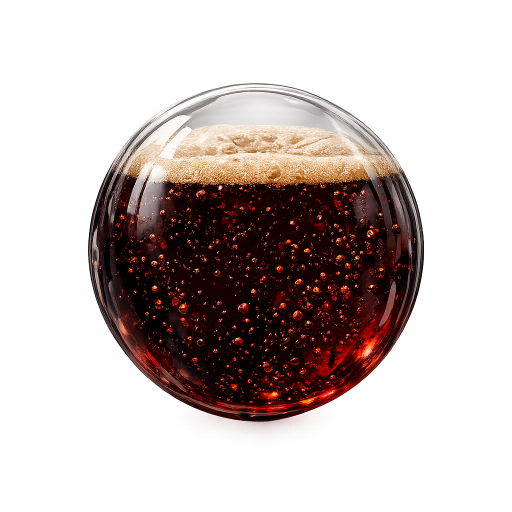
#> input picture scratch/dr_pepper_capsule.png, 1024 x 1024 px, found by its file name (shown at 1/2 size)
$ jupyter execute examine_image.ipynb
#> lines starting #> are read from the running program, lines starting #| are printed output that depends on the picture; after the words box and inside, x2 and y2 are one past the last pixel; in counts of white or black regions, pixels touching at a corner belong together
[cell 1]
import matplotlib.pyplot as plt
from PIL import Image
import numpy as np
import os
from pathlib import Path

[cell 2]
project_root = Path(os.getcwd()).parent
img_path = project_root / 'assets/sprites/dr_pepper_capsule/dr_pepper_capsule.png'

[cell 3]
img = Image.open(img_path)
#> img is the input picture: PIL image 1024x1024 RGBA; mean R, G, B, A 90, 68.9, 63.8, 86.1
arr = np.array(img)
opaque_mask = arr[:, :, 3] > 0
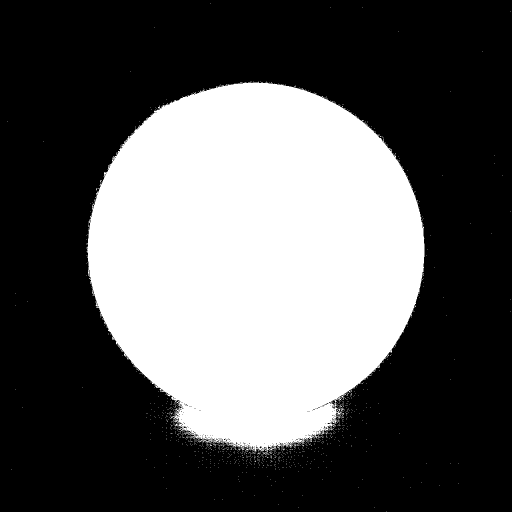
#> opaque_mask: shape (1024, 1024) bool (shown at 1/2 size); 35.8% white; 1045 white regions (1043 under 20 px), largest, box (x1, y1, x2, y2) and area: (174, 163, 849, 909) 373505, (367, 863, 381, 871) 26
plt.imshow(opaque_mask)

[cell 4]
max_x = np.max(np.where(opaque_mask)[1])
#> max_x = 1020
max_y = np.max(np.where(opaque_mask)[0])
#> max_y = 1022
min_x = np.min(np.where(opaque_mask)[1])
#> min_x = 15
min_y = np.min(np.where(opaque_mask)[0])
#> min_y = 6
print('max_x: ', max_x, 'max_y: ', max_y, 'min_x: ', min_x, 'min_y: ', min_y)
#| max_x:  1020 max_y:  1022 min_x:  15 min_y:  6

[cell 5]
top = 164
bottom = 842
left = 175
right = 848
fig = plt.figure(figsize=(10, 10))
plt.imshow(arr[:, :])
plt.axhline(y=top, linewidth=1)
plt.axhline(y=bottom, linewidth=1)
plt.axvline(x=left, linewidth=1)
plt.axvline(x=right, linewidth=1)
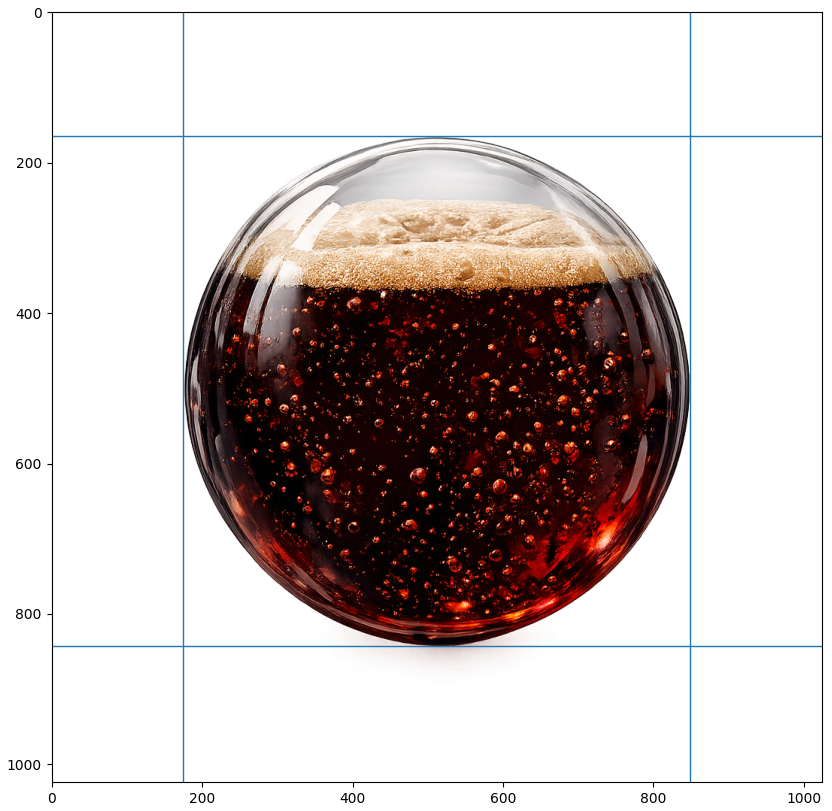
#> figure drawn by matplotlib, 1 panel

[cell 6]
img_cropped = img.crop((left, top, right, bottom))
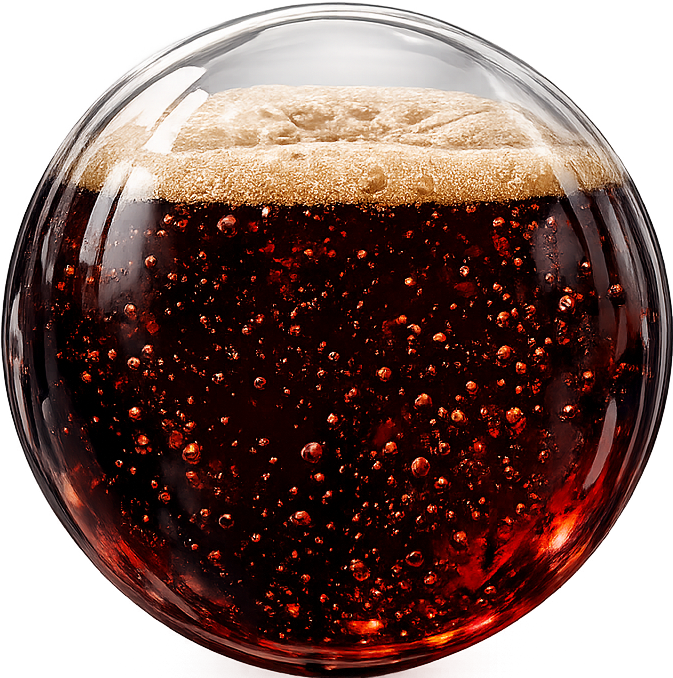
#> img_cropped: PIL image 673x678 RGBA; mean R, G, B, A 102.1, 71.4, 64.8, 197.5; transparent parts drawn white
img_cropped.save(project_root / 'assets/sprites/dr_pepper_capsule/cropped.png')

$ run again, with scratch/aligned.png copied over scratch/dr_pepper_capsule.png
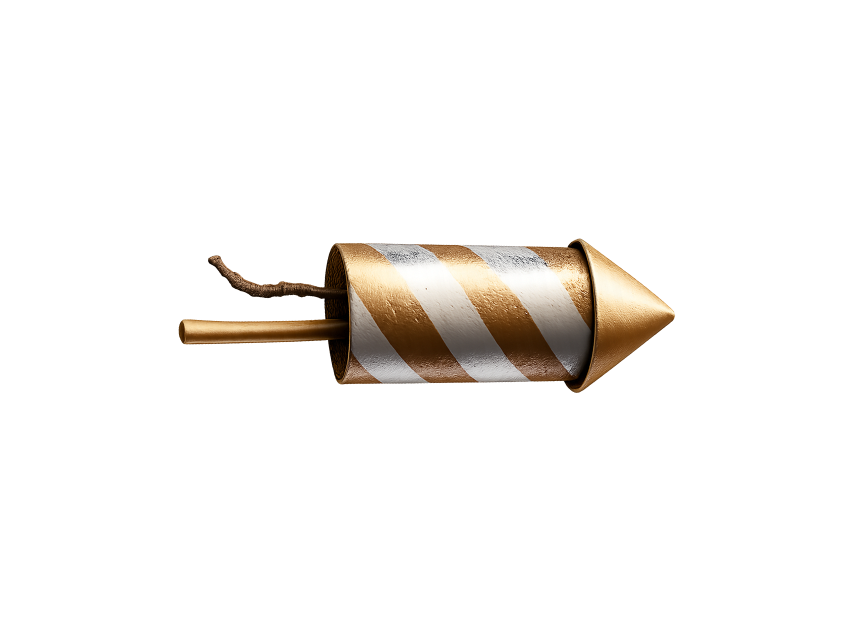
#> input picture scratch/aligned.png, 1692 x 1276 px, found by its file name (shown at 1/2 size)
#> img is the input picture: PIL image 1692x1276 RGBA; mean R, G, B, A 13.6, 11.5, 9.2, 22.3
#> `opaque_mask = arr[:, :, 3] > 0`:
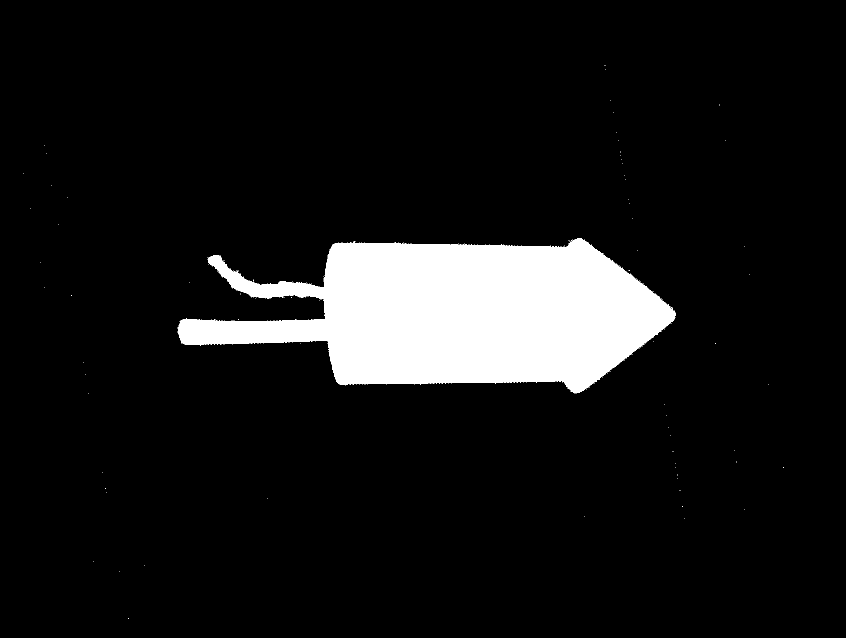
#> opaque_mask: shape (1276, 1692) bool (shown at 1/2 size); 8.9% white; 149 white regions (148 under 20 px), largest, box (x1, y1, x2, y2) and area: (355, 476, 1352, 787) 191922
#> max_x = 1567
#> max_y = 1237
#> min_x = 47
#> min_y = 130
#| max_x:  1567 max_y:  1237 min_x:  47 min_y:  130
#> `img_cropped = img.crop((left, top, right, bottom))`:
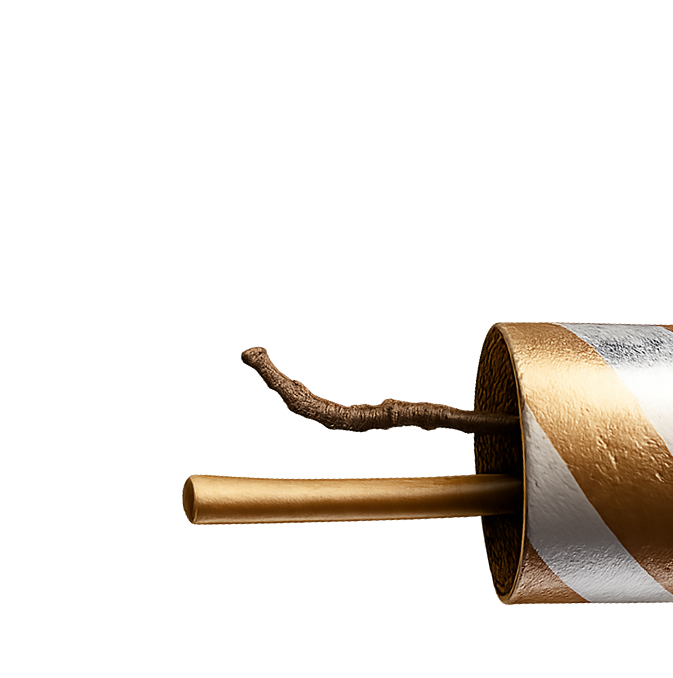
#> img_cropped: PIL image 673x678 RGBA; mean R, G, B, A 22.1, 18, 13.5, 40.4; transparent parts drawn white

$ run again, with scratch/default.png copied over scratch/dr_pepper_capsule.png
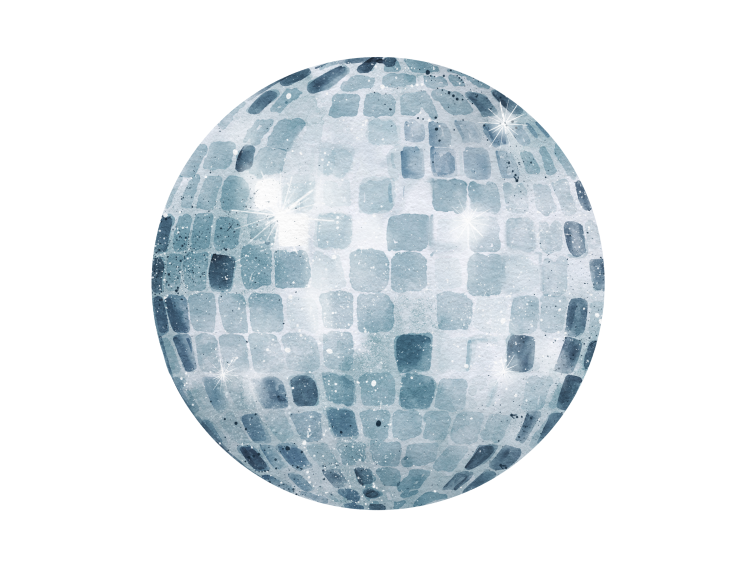
#> input picture scratch/default.png, 2268 x 1701 px, found by its file name (shown at 1/3 size)
#> img is the input picture: PIL image 2268x1701 RGBA; mean R, G, B, A 64.4, 71.2, 75.4, 95.9
#> `opaque_mask = arr[:, :, 3] > 0`:
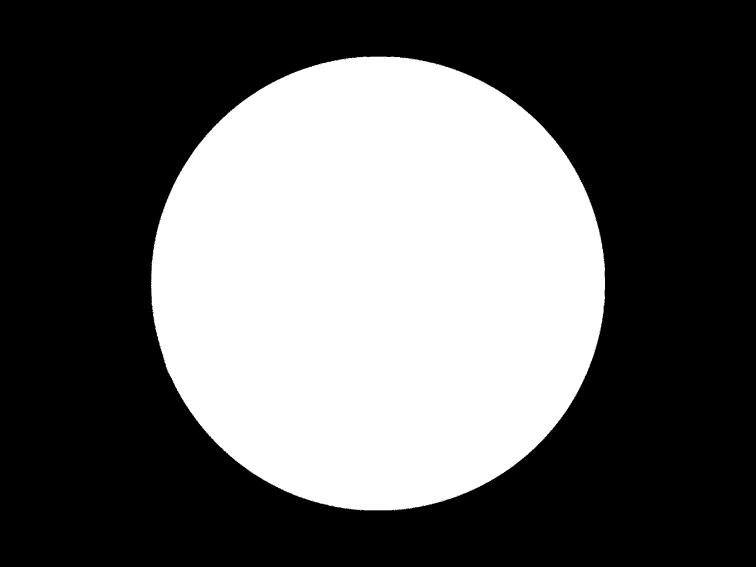
#> opaque_mask: shape (1701, 2268) bool (shown at 1/3 size); 37.8% white; 15 white regions (14 under 20 px), largest, box (x1, y1, x2, y2) and area: (453, 170, 1815, 1531) 1458494
#> max_x = 1814
#> max_y = 1530
#> min_x = 453
#> min_y = 170
#| max_x:  1814 max_y:  1530 min_x:  453 min_y:  170
#> `img_cropped = img.crop((left, top, right, bottom))`:
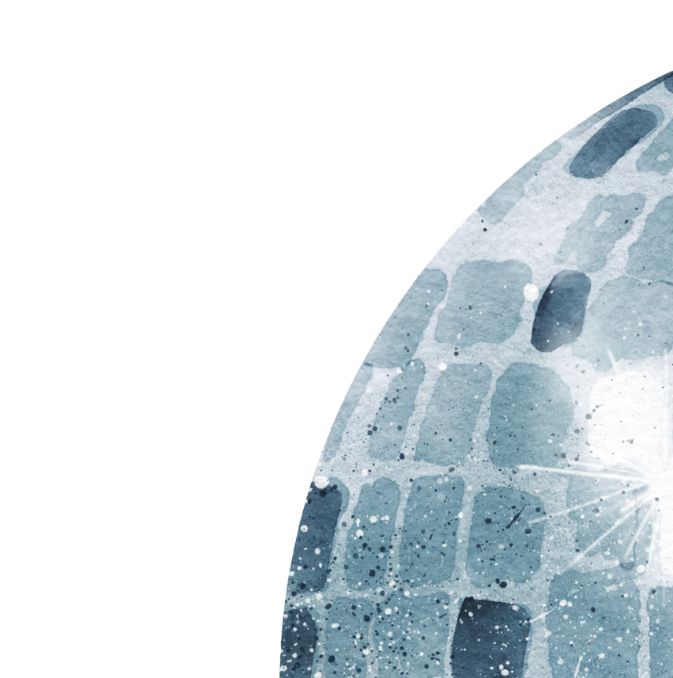
#> img_cropped: PIL image 673x678 RGBA; mean R, G, B, A 59.8, 68.1, 72.3, 95.3; transparent parts drawn white
